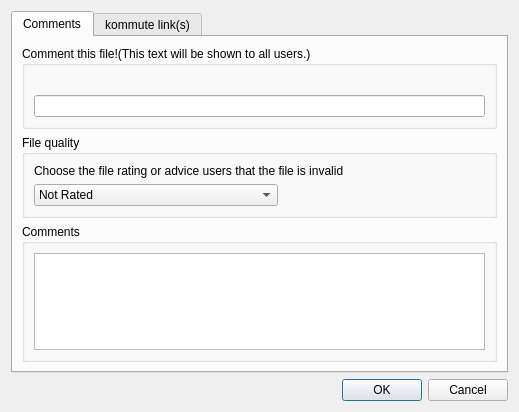
<?xml version="1.0" encoding="UTF-8"?>
<ui version="4.0">
 <class>CommentsDialog</class>
 <widget class="QDialog" name="CommentsDialog">
  <property name="geometry">
   <rect>
    <x>0</x>
    <y>0</y>
    <width>519</width>
    <height>412</height>
   </rect>
  </property>
  <property name="windowTitle">
   <string>Comments</string>
  </property>
  <property name="windowIcon">
   <iconset resource="../resources.qrc">
    <normaloff>:/resources/filecomments.png</normaloff>:/resources/filecomments.png</iconset>
  </property>
  <layout class="QGridLayout">
   <item row="0" column="0" colspan="3">
    <widget class="QTabWidget" name="tabWidget">
     <property name="currentIndex">
      <number>0</number>
     </property>
     <widget class="QWidget" name="tabcomments">
      <attribute name="icon">
       <iconset resource="../resources.qrc">
        <normaloff>:/resources/filecomments.png</normaloff>:/resources/filecomments.png</iconset>
      </attribute>
      <attribute name="title">
       <string>Comments</string>
      </attribute>
      <layout class="QGridLayout">
       <item row="0" column="0">
        <widget class="QGroupBox" name="groupBox">
         <property name="title">
          <string>Comment this file!(This text will be shown to all users.)</string>
         </property>
         <layout class="QGridLayout">
          <item row="0" column="0">
           <spacer>
            <property name="orientation">
             <enum>Qt::Horizontal</enum>
            </property>
            <property name="sizeHint" stdset="0">
             <size>
              <width>431</width>
              <height>20</height>
             </size>
            </property>
           </spacer>
          </item>
          <item row="1" column="0">
           <widget class="QLineEdit" name="lineEdit"/>
          </item>
         </layout>
        </widget>
       </item>
       <item row="1" column="0">
        <widget class="QGroupBox" name="groupBox_3">
         <property name="title">
          <string>File quality</string>
         </property>
         <layout class="QGridLayout">
          <item row="0" column="0" colspan="2">
           <widget class="QLabel" name="label">
            <property name="text">
             <string>Choose the file rating or advice users that the file is invalid</string>
            </property>
           </widget>
          </item>
          <item row="1" column="0">
           <widget class="QComboBox" name="comboBox">
            <property name="sizePolicy">
             <sizepolicy hsizetype="Preferred" vsizetype="Fixed">
              <horstretch>1</horstretch>
              <verstretch>0</verstretch>
             </sizepolicy>
            </property>
            <property name="minimumSize">
             <size>
              <width>0</width>
              <height>0</height>
             </size>
            </property>
            <item>
             <property name="text">
              <string>Not Rated</string>
             </property>
             <property name="icon">
              <iconset resource="../resources.qrc">
               <normaloff>:/resources/filerating0.png</normaloff>:/resources/filerating0.png</iconset>
             </property>
            </item>
            <item>
             <property name="text">
              <string>Invalid /Corrupt /Fake</string>
             </property>
             <property name="icon">
              <iconset resource="../resources.qrc">
               <normaloff>:/resources/filerating1.png</normaloff>:/resources/filerating1.png</iconset>
             </property>
            </item>
            <item>
             <property name="text">
              <string>Poor</string>
             </property>
             <property name="icon">
              <iconset resource="../resources.qrc">
               <normaloff>:/resources/filerating2.png</normaloff>:/resources/filerating2.png</iconset>
             </property>
            </item>
            <item>
             <property name="text">
              <string>Fair</string>
             </property>
             <property name="icon">
              <iconset resource="../resources.qrc">
               <normaloff>:/resources/filerating3.png</normaloff>:/resources/filerating3.png</iconset>
             </property>
            </item>
            <item>
             <property name="text">
              <string>Good</string>
             </property>
             <property name="icon">
              <iconset resource="../resources.qrc">
               <normaloff>:/resources/filerating4.png</normaloff>:/resources/filerating4.png</iconset>
             </property>
            </item>
            <item>
             <property name="text">
              <string>Excellent</string>
             </property>
             <property name="icon">
              <iconset resource="../resources.qrc">
               <normaloff>:/resources/filerating5.png</normaloff>:/resources/filerating5.png</iconset>
             </property>
            </item>
           </widget>
          </item>
          <item row="1" column="1">
           <spacer>
            <property name="orientation">
             <enum>Qt::Horizontal</enum>
            </property>
            <property name="sizeHint" stdset="0">
             <size>
              <width>201</width>
              <height>20</height>
             </size>
            </property>
           </spacer>
          </item>
         </layout>
        </widget>
       </item>
       <item row="2" column="0">
        <widget class="QGroupBox" name="groupBox_2">
         <property name="title">
          <string>Comments</string>
         </property>
         <layout class="QGridLayout">
          <item row="0" column="0">
           <widget class="QTreeView" name="commentTreeView"/>
          </item>
         </layout>
        </widget>
       </item>
      </layout>
     </widget>
     <widget class="QWidget" name="tablinks">
      <attribute name="title">
       <string>kommute link(s)</string>
      </attribute>
      <layout class="QGridLayout">
       <item row="0" column="0" colspan="2">
        <widget class="QGroupBox" name="groupBox_4">
         <property name="title">
          <string>kommute link(s)</string>
         </property>
         <layout class="QGridLayout">
          <item row="0" column="0">
           <widget class="QTextEdit" name="linkstextEdit"/>
          </item>
         </layout>
        </widget>
       </item>
       <item row="1" column="0">
        <spacer>
         <property name="orientation">
          <enum>Qt::Horizontal</enum>
         </property>
         <property name="sizeHint" stdset="0">
          <size>
           <width>271</width>
           <height>20</height>
          </size>
         </property>
        </spacer>
       </item>
       <item row="1" column="1">
        <widget class="QPushButton" name="copylinkButton">
         <property name="text">
          <string>Copy</string>
         </property>
        </widget>
       </item>
      </layout>
     </widget>
    </widget>
   </item>
   <item row="1" column="0">
    <spacer>
     <property name="orientation">
      <enum>Qt::Horizontal</enum>
     </property>
     <property name="sizeHint" stdset="0">
      <size>
       <width>321</width>
       <height>20</height>
      </size>
     </property>
    </spacer>
   </item>
   <item row="1" column="1">
    <widget class="QPushButton" name="ok_pushButton">
     <property name="text">
      <string>OK</string>
     </property>
     <property name="default">
      <bool>true</bool>
     </property>
    </widget>
   </item>
   <item row="1" column="2">
    <widget class="QPushButton" name="cancel_pushButton">
     <property name="text">
      <string>Cancel</string>
     </property>
    </widget>
   </item>
  </layout>
 </widget>
 <resources>
  <include location="../resources.qrc"/>
  <include location="../resources.qrc"/>
 </resources>
 <connections/>
</ui>
